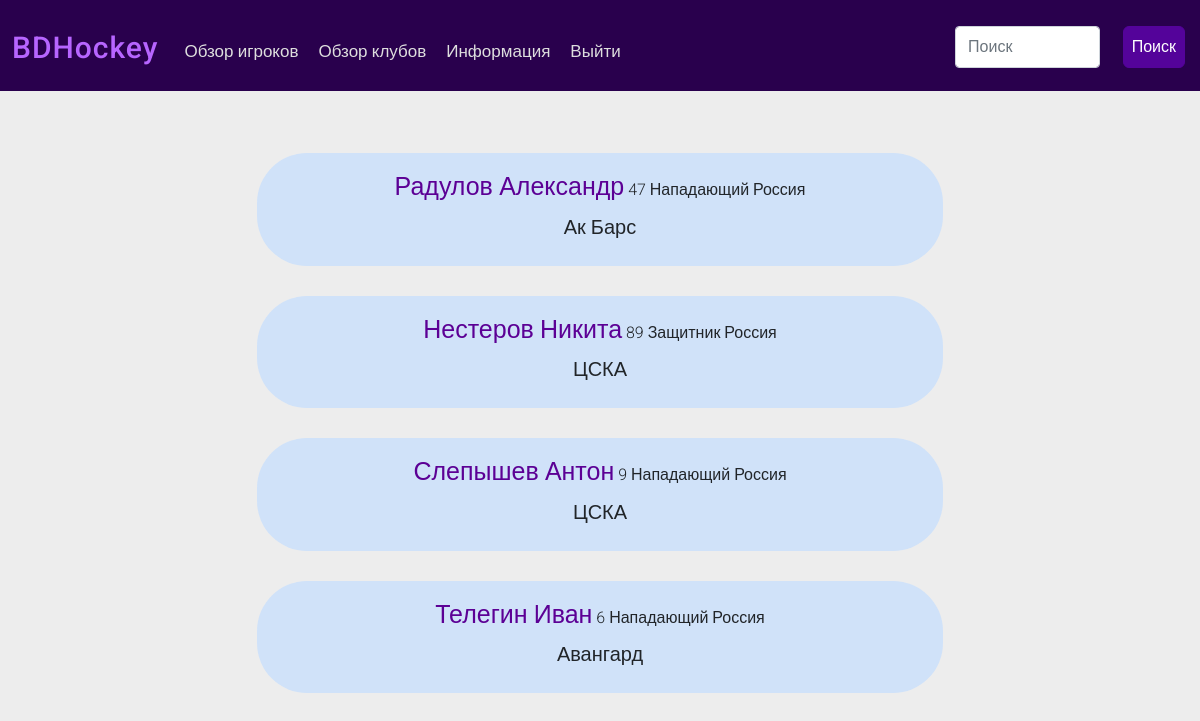
The app's page /view_user.php with its own data.
### tables this page shows
CREATE TABLE `hockey_player` (
  `id` int(11) NOT NULL,
  `id_place_of_birth` int(11) NOT NULL,
  `surname` varchar(255) NOT NULL,
  `name` varchar(255) NOT NULL,
  `patronymic` varchar(255) NOT NULL,
  `date_of_birth` date NOT NULL,
  `height` int(11) NOT NULL,
  `weight` int(11) NOT NULL,
  `role` varchar(255) NOT NULL,
  `number` int(11) NOT NULL,
  `sports_category` varchar(255) NOT NULL
);

CREATE TABLE `region_of_birth` (
  `id` int(11) NOT NULL,
  `name_region` varchar(255) NOT NULL
);

CREATE TABLE `hockey_club` (
  `id` int(11) NOT NULL,
  `id_country_hc` int(11) NOT NULL,
  `id_manager_hc` int(11) NOT NULL,
  `name_h` varchar(255) NOT NULL,
  `city_hc` varchar(255) NOT NULL,
  `league` varchar(255) NOT NULL,
  `home_arena` varchar(255) NOT NULL,
  `division` varchar(255) NOT NULL,
  `conference` varchar(255) NOT NULL,
  `year_of_creation` date NOT NULL
);

### view_user.php (the view, shortened to what this page needs)
<?php
require_once 'connect.php';
$player = mysqli_query($connect, "SELECT hockey_player.id, hockey_player.surname, hockey_player.name, hockey_player.role, hockey_player.number, region_of_birth.name_region, hockey_club.name_h FROM `hockey_player`, `region_of_birth`, `contract`, `hockey_club`, `place_of_birth`, `city_of_birth` WHERE hockey_player.id_place_of_birth = place_of_birth.id AND place_of_birth.id_city = city_of_birth.id AND city_of_birth.id_region = region_of_birth.id AND hockey_player.id = contract.id_player AND hockey_club.id = contract.id_hockey_club");
$player = mysqli_fetch_all($player);
?>
<!DOCTYPE html>
<html lang="en">
<head>
    <link href="https://cdn.jsdelivr.net/npm/bootstrap@5.1.3/dist/css/bootstrap.min.css" rel="stylesheet"
>
    <link rel="stylesheet" href="style\mainS.css">
</head>
<body>
    <div class="navbar navbar-expand-lg navbar-light bg-light">
        <div class="container-fluid navbar navbar-inverse">
            <a class="navbar-brand" href="\Project\user_interface.php">BDHockey</a>
            <div class="collapse navbar-collapse" id="navbarNavAltMarkup">
                <div class="navbar-nav">
                    <a href="view_user.php">Обзор игроков</a>
                    <a href="\Project\hc\view_club_user.php">Обзор клубов</a>
                    <a href="\Project\infou.html">Информация</a>
                    <a id="logg" href="logout.php">Выйти</a>
                </div>
            </div>
        </div>
        <form class="d-flex" action="search_user.php" method="post">
            <input type="search" class="form-control me-2" name="search" class="span2 search-query" placeholder="Поиск"
                aria-label="Search">
            <button class="btn btn-primary" type="submit">Поиск</button>
        </form>
    </div>
    <div class="igroki">
        <?php
        foreach ($player as $item) {
            ?>
            <div>
                <a href="obzor_igroka_user.php?id=<?= $item[0] ?>"><?= $item[1] . " " . $item[2] ?></a>
                <?= $item[4] ?>
                <?= $item[3] ?>
                <?= $item[5] ?>
                <p>
                    <?= $item[6] ?>
                </p>
            </div>
            <?php
        }
        ?>
    </div>
</body>
</html>

### style/mainS.css (style rules this page uses)
body { background-color: rgb(237, 237, 237); font-family: 'Roboto', sans-serif; font-weight: 300; font-size: 16px; margin-bottom: 40px; }
p { line-height: 28px; margin-bottom: 25px; }
.bg-light { background-color: rgb(41, 0, 77) !important; color: rgb(255, 255, 255); }
.navbar { font-weight: 500; font-size: 17px; padding-top: 10px; }
.navbar-inverse { background: rgb(41, 0, 77); }
.navbar .navbar-brand { color: rgb(183, 101, 255); font-weight: 500; font-size: 30px; letter-spacing: 1px; }
.navbar .navbar-nav>a { padding-top: 9px; padding-left: 10px; padding-right: 10px; text-decoration: none; color: rgb(222, 222, 222); }
.btn-primary { background-color: rgb(84, 3, 154); color: rgb(255, 255, 255); border: 1px solid rgb(84, 3, 154); border-radius: 6px; padding: 8px; margin-right: 15px; margin-left: 15px; }
.igroki { margin-top: 40px; padding: 7px; display: flex; flex-direction: column; justify-content: center; }
.igroki>div { padding-top: 15px; background-color: rgba(195, 221, 255, 0.679); align-content: center; margin: 15px 250px; border-radius: 50px; text-align: center; }
.igroki>div>a { text-decoration: none; font-size: 25px; font-weight: 500; color: rgb(92, 0, 149); }
.igroki>div>p { padding-top: 7px; font-size: 20px; font-weight: 500; }

### records on screen
hockey_player: surname "Радулов", name "Александр", number "47", role "Нападающий", region_of_birth.name_region "Россия", hockey_club.name_h "Ак Барс"
hockey_player: surname "Нестеров", name "Никита", number "89", role "Защитник", region_of_birth.name_region "Россия", hockey_club.name_h "ЦСКА"
hockey_player: surname "Слепышев", name "Антон", number "9", role "Нападающий", region_of_birth.name_region "Россия", hockey_club.name_h "ЦСКА"
hockey_player: surname "Телегин", name "Иван", number "6", role "Нападающий", region_of_birth.name_region "Россия", hockey_club.name_h "Авангард"
